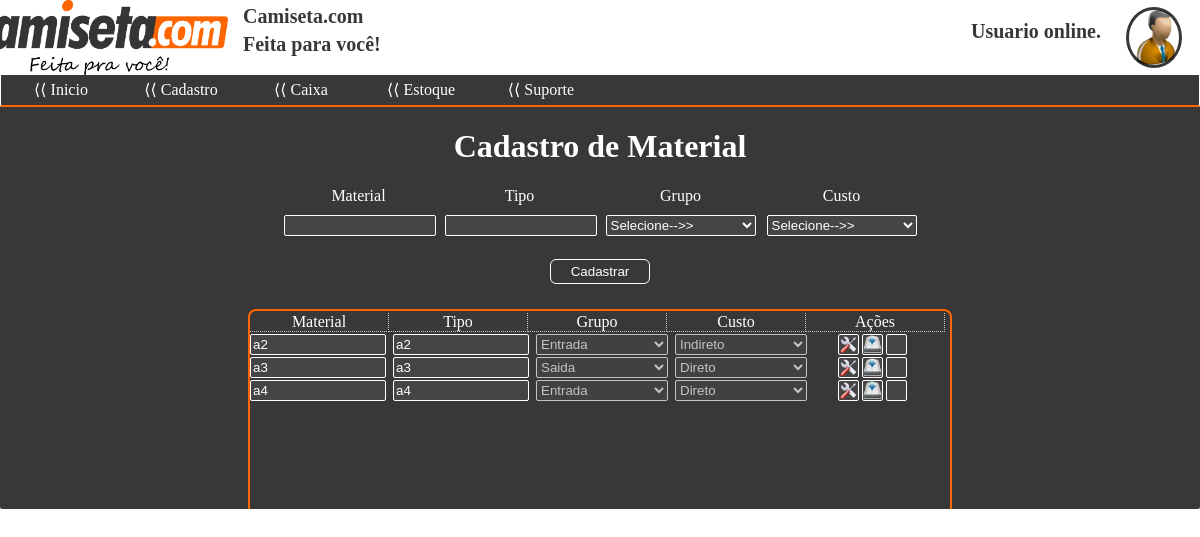
Before: /cadastro/material.php with the older database file.
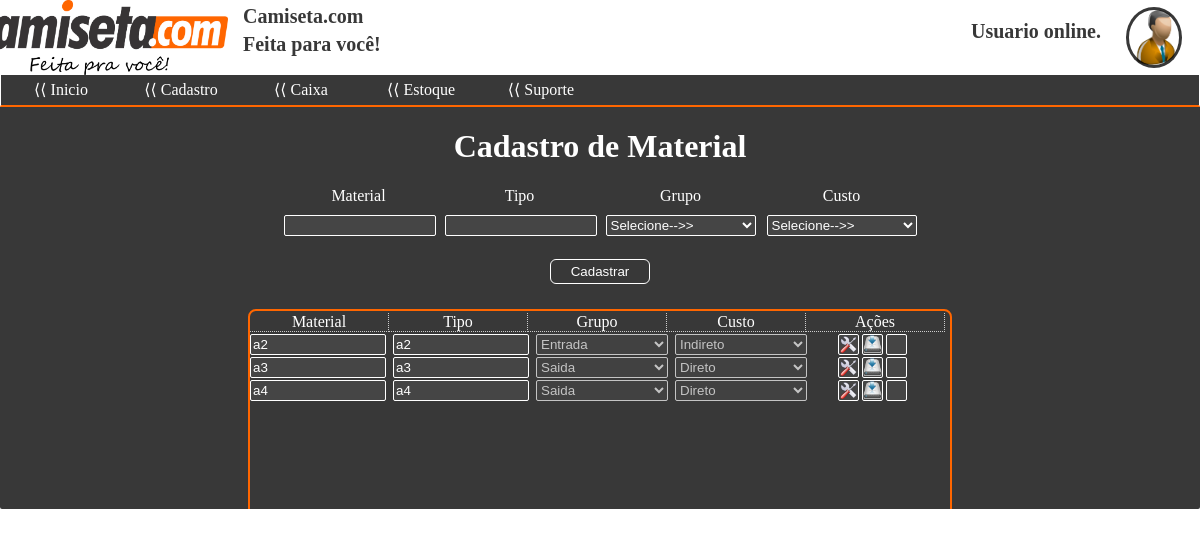
After: the same page with the newer database file.
### tables this page shows
CREATE TABLE `material` (
  `id` int(11) NOT NULL,
  `material` varchar(50) NOT NULL,
  `tipo` varchar(50) NOT NULL,
  `grupo` varchar(50) NOT NULL,
  `custo` varchar(50) NOT NULL,
  `estoque` int(11) NOT NULL
);

### cadastro/material.php (the view, shortened to what this page needs)
<?php
	include '../include/header.php';
	include '../include/menu.php';
$exibir_material = $PDO->prepare("SELECT * FROM material");
$exibir_material->execute();
$rows_material = $exibir_material->fetch(PDO::FETCH_ASSOC);
?>
<h1>Cadastro de Material</h1>
<form class="cadastro" method="post">
	<div class="lcadastro">
		<label>Material</label>
		<input name="material" type="text" class="text" required>
	</div>
	<div class="lcadastro">
		<label>Tipo</label>
		<input name="tipo" type="text" class="text" required>
	</div>
	<div class="lcadastro">
		<label>Grupo</label>
		<select name="grupo" required>
			<option selected disabled>Selecione-->></option>
		</select>
	</div>
	<div class="lcadastro">
		<label>Custo</label>
		<select name="custo" required>
			<option selected disabled>Selecione-->></option>
		</select>
	</div>
	<div>
		<input name="btn_mat" id="btn_mat" type="submit" class="button" value="Cadastrar">
	</div>
</form>
<div class="exibir">
	<div class="header">
		<div>Material</div>
		<div>Tipo</div>
		<div>Grupo</div>
		<div>Custo</div>
		<div>Ações</div>
	</div>
<?php
	if($rows_material > 0):
		do{
?>
	<div class="material">
	<form method="post">
		<input id="material_new<?=$rows_material['id'];?>" name="material_new<?=$rows_material['id'];?>" type="text" class="edit" value="<?=$rows_material['material'];?>" disabled>
		<input id="tipo_new<?=$rows_material['id'];?>" name="tipo_new<?=$rows_material['id'];?>" type="text" class="edit" value="<?=$rows_material['tipo'];?>" disabled>
		<select id="grupo_new<?=$rows_material['id'];?>" name="grupo_new<?=$rows_material['id'];?>" disabled>
			<option selected><?=$rows_material['grupo'];?></option>
		</select>
		<select id="custo_new<?=$rows_material['id'];?>" name="custo_new<?=$rows_material['id'];?>" disabled>
			<option selected><?=$rows_material['custo'];?></option>
		</select>
		<div>
		<input id="editar<?=$rows_material['id'];?>" name="editar<?=$rows_material['id'];?>" type="button" id="editar" class="editar" value="" title="Editar" required>
		<input id="salvar<?=$rows_material['id'];?>" name="salvar<?=$rows_material['id'];?>" type="submit" id="salvar" class="salvar" value="" title="Salvar" required>
		<input id="excluir<?=$rows_material['id'];?>" name="excluir<?=$rows_material['id'];?>" type="submit" id="excluir" class="excluir" value="" title="Deletar" required>
	</form>
		</div>
	</div>
<?php
	}while($rows_material = $exibir_material->fetch(PDO::FETCH_ASSOC));
else:
	echo "Nenhum material cadastrado!";
endif;
?>
<?php
	include '../include/rodape.php';
?>

Changed rows visible on the page:
changed material (number 3 of 3 on the later page): grupo+id "Entrada" → "Saida"
